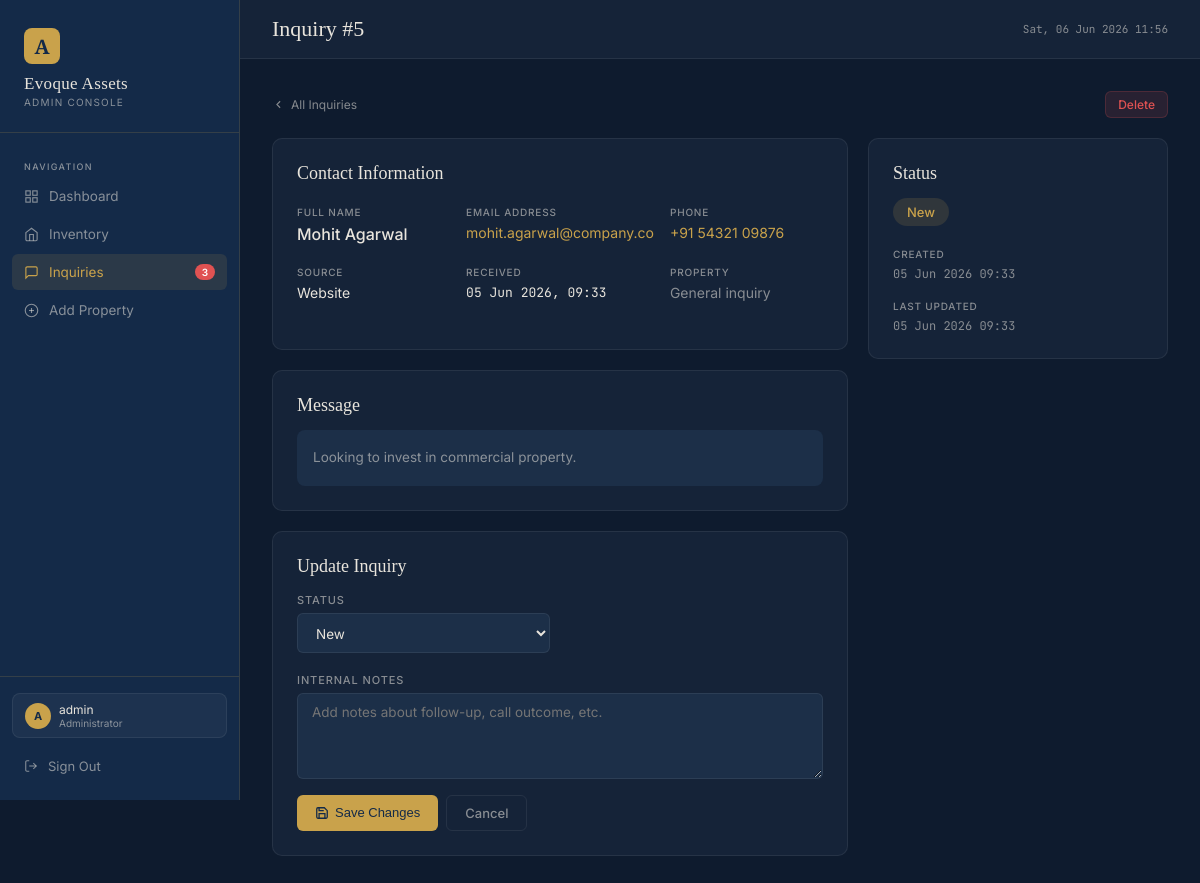
Screenshot of /admin-panel/inquiries/5/ (signed in) with the database file from the repository.
### core/models.py (models this page shows, shortened)
class Inquiry(models.Model):
    STATUS_CHOICES = [('new', 'New'), ('contacted', 'Contacted'), ('closed', 'Closed')]
    SOURCE_CHOICES = [('website', 'Website'), ('phone', 'Phone'), ('walk-in', 'Walk-In'), ('referral', 'Referral')]
    name        = models.CharField(max_length=100)
    email       = models.EmailField()
    phone       = models.CharField(max_length=20, blank=True)
    message     = models.TextField(blank=True)
    property    = models.ForeignKey(Property, null=True, blank=True, on_delete=models.SET_NULL, related_name='inquiries')
    property_ref= models.CharField(max_length=50, blank=True)  # if no FK
    status      = models.CharField(max_length=12, choices=STATUS_CHOICES, default='new')
    source      = models.CharField(max_length=20, choices=SOURCE_CHOICES, default='website')
    notes       = models.TextField(blank=True)
    created_at  = models.DateTimeField(auto_now_add=True)
    updated_at  = models.DateTimeField(auto_now=True)
    class Meta:
        ordering = ['-created_at']
        verbose_name_plural = 'Inquiries'

### core/views.py (the view)
# urls.py: path('inquiries/<int:pk>/',    views.inquiry_detail,  name='inquiry_detail'),
@login_required(login_url='/admin-panel/login/')
def inquiry_detail(request, pk):
    inq = get_object_or_404(Inquiry, pk=pk)
    if request.method == 'POST':
        inq.status = request.POST.get('status', inq.status)
        inq.notes  = request.POST.get('notes', inq.notes)
        inq.save()
        messages.success(request, 'Inquiry updated.')
        return redirect('inquiry_list')
    return render(request, 'core/inquiry_detail.html', {'inq': inq})

### core/views.py (called while the page is built)
def admin_context(request):
    if request.user.is_authenticated and request.user.is_staff:
        new_inq_count = Inquiry.objects.filter(status='new').count()
        return {'new_inq_count': new_inq_count}
    return {}

### templates/core/inquiry_detail.html (shortened to what this page needs)
{% extends "core/base.html" %}
{% block page_title %}Inquiry #{{ inq.pk }}{% endblock %}
{% block content %}
<div style="display:flex;align-items:center;justify-content:space-between;margin-bottom:20px;">
  <a href="{% url 'inquiry_list' %}" class="back-link" style="margin-bottom:0;">
    <svg width="13" height="13" viewBox="0 0 24 24" fill="none" stroke="currentColor" stroke-width="2"><polyline points="15 18 9 12 15 6"/></svg>
    All Inquiries
  </a>
  <a href="{% url 'inquiry_delete' inq.pk %}" class="btn btn-danger btn-sm">Delete</a>
</div>
<div style="display:grid;grid-template-columns:1fr 300px;gap:20px;align-items:start;">
  <div>
    <div class="card" style="margin-bottom:20px;">
      <div class="card-title" style="margin-bottom:16px;">Contact Information</div>
      <div class="detail-grid">
        <div class="detail-item">
          <label>Full Name</label>
          <div class="detail-value" style="font-size:16px;font-weight:500;">{{ inq.name }}</div>
        </div>
        <div class="detail-item">
          <label>Email Address</label>
          <div class="detail-value">
            <a href="mailto:{{ inq.email }}" style="color:var(--gold);text-decoration:none;">{{ inq.email }}</a>
          </div>
        </div>
        <div class="detail-item">
          <label>Phone</label>
          <div class="detail-value">
            {% if inq.phone %}
              <a href="tel:{{ inq.phone }}" style="color:var(--gold);text-decoration:none;">{{ inq.phone }}</a>
            {% else %}—{% endif %}
          </div>
        </div>
        <div class="detail-item">
          <label>Source</label>
          <div class="detail-value">{{ inq.get_source_display }}</div>
        </div>
        <div class="detail-item">
          <label>Received</label>
          <div class="detail-value mono" style="font-size:13px;">{{ inq.created_at|date:"d M Y, H:i" }}</div>
        </div>
        <div class="detail-item">
          <label>Property</label>
          <div class="detail-value">
            {% if inq.property %}
              <a href="{% url 'property_detail' inq.property.pk %}" style="color:var(--gold);text-decoration:none;">
                {{ inq.property.property_id }} — {{ inq.property.title|truncatechars:30 }}
              </a>
            {% elif inq.property_ref %}
              <span class="mono">{{ inq.property_ref }}</span>
            {% else %}
              <span class="text-muted">General inquiry</span>
            {% endif %}
          </div>
        </div>
      </div>
    </div>
    {% if inq.message %}
    <div class="card" style="margin-bottom:20px;">
      <div class="card-title" style="margin-bottom:14px;">Message</div>
      <div style="font-size:13.5px;line-height:1.75;color:var(--text-muted);background:var(--surface2);border-radius:8px;padding:16px;">{{ inq.message }}</div>
    </div>
    {% endif %}
    <div class="card">
      <div class="card-title" style="margin-bottom:16px;">Update Inquiry</div>
      <form method="post">
        <div class="form-grid">
          <div class="form-group">
            <label>Status</label>
            <select name="status">
              <option value="new" {% if inq.status == 'new' %}selected{% endif %}>New</option>
            </select>
          </div>
          <div class="form-group full">
            <label>Internal Notes</label>
            <textarea name="notes" rows="4" placeholder="Add notes about follow-up, call outcome, etc.">{{ inq.notes }}</textarea>
          </div>
        </div>
        <div style="margin-top:16px;display:flex;gap:8px;">
          <button type="submit" class="btn btn-gold">
            <svg width="14" height="14" viewBox="0 0 24 24" fill="none" stroke="currentColor" stroke-width="2.2"><path d="M19 21H5a2 2 0 01-2-2V5a2 2 0 012-2h11l5 5v11a2 2 0 01-2 2z"/><polyline points="17 21 17 13 7 13 7 21"/><polyline points="7 3 7 8 15 8"/></svg>
            Save Changes
          </button>
          <a href="{% url 'inquiry_list' %}" class="btn btn-outline">Cancel</a>
        </div>
      </form>
    </div>
  </div>
  <div>
    <div class="card" style="margin-bottom:16px;">
      <div class="card-title" style="margin-bottom:14px;">Status</div>
      <div style="margin-bottom:16px;">
        <span class="pill pill-{{ inq.status }}" style="font-size:13px;padding:6px 14px;">{{ inq.get_status_display }}</span>
      </div>
      <div class="detail-item" style="margin-bottom:12px;">
        <label>Created</label>
        <div class="mono" style="margin-top:4px;font-size:12px;">{{ inq.created_at|date:"d M Y H:i" }}</div>
      </div>
      <div class="detail-item">
        <label>Last Updated</label>
        <div class="mono" style="margin-top:4px;font-size:12px;">{{ inq.updated_at|date:"d M Y H:i" }}</div>
      </div>
    </div>
  </div>
</div>
{% endblock %}

### templates/core/base.html (shortened to what this page needs)
<!DOCTYPE html>
<html lang="en">
<head>
</head>
<body>
{% block body %}
{% if user.is_authenticated %}
  <nav class="sidebar">
    <div class="sidebar__brand">
      <div class="brand-mark">A</div>
      <div class="brand-name">Evoque Assets</div>
      <div class="brand-sub">Admin Console</div>
    </div>
    <div class="sidebar__nav">
      <div class="nav-section-label">Navigation</div>
      <a href="{% url 'admin_dashboard' %}" class="nav-item {% if request.resolver_match.url_name == 'admin_dashboard' or request.resolver_match.url_name == 'admin_root' %}active{% endif %}">
        <svg width="15" height="15" viewBox="0 0 24 24" fill="none" stroke="currentColor" stroke-width="1.8"><rect x="3" y="3" width="7" height="7"/><rect x="14" y="3" width="7" height="7"/><rect x="3" y="14" width="7" height="7"/><rect x="14" y="14" width="7" height="7"/></svg>
        Dashboard
      </a>
      <a href="{% url 'inventory_list' %}" class="nav-item {% if 'inventory' in request.resolver_match.url_name %}active{% endif %}">
        <svg width="15" height="15" viewBox="0 0 24 24" fill="none" stroke="currentColor" stroke-width="1.8"><path d="M3 9l9-7 9 7v11a2 2 0 01-2 2H5a2 2 0 01-2-2z"/><polyline points="9 22 9 12 15 12 15 22"/></svg>
        Inventory
      </a>
      <a href="{% url 'inquiry_list' %}" class="nav-item {% if 'inquiry' in request.resolver_match.url_name %}active{% endif %}">
        <svg width="15" height="15" viewBox="0 0 24 24" fill="none" stroke="currentColor" stroke-width="1.8"><path d="M21 15a2 2 0 01-2 2H7l-4 4V5a2 2 0 012-2h14a2 2 0 012 2z"/></svg>
        Inquiries
        {% if new_inq_count %}<span class="nav-badge">{{ new_inq_count }}</span>{% endif %}
      </a>
      <a href="{% url 'property_add' %}" class="nav-item {% if request.resolver_match.url_name == 'property_add' %}active{% endif %}">
        <svg width="15" height="15" viewBox="0 0 24 24" fill="none" stroke="currentColor" stroke-width="1.8"><circle cx="12" cy="12" r="10"/><line x1="12" y1="8" x2="12" y2="16"/><line x1="8" y1="12" x2="16" y2="12"/></svg>
        Add Property
      </a>
    </div>
    <div class="sidebar__footer">
      <div class="user-chip" style="margin-bottom:10px; padding:8px 12px; border-radius:8px; background:rgba(255,255,255,.04); border:1px solid var(--border2);">
        <div class="user-avatar">{{ user.username|first|upper }}</div>
        <div>
          <div style="font-size:12px;color:var(--text);">{{ user.username }}</div>
          <div style="font-size:10px;color:var(--text-muted);">Administrator</div>
        </div>
      </div>
      <a href="{% url 'admin_logout' %}" class="logout-btn">
        <svg width="14" height="14" viewBox="0 0 24 24" fill="none" stroke="currentColor" stroke-width="1.8"><path d="M9 21H5a2 2 0 01-2-2V5a2 2 0 012-2h4"/><polyline points="16 17 21 12 16 7"/><line x1="21" y1="12" x2="9" y2="12"/></svg>
        Sign Out
      </a>
    </div>
  </nav>
  <div class="main">
    <div class="topbar">
      <h1>{% block page_title %}Dashboard{% endblock %}</h1>
      <div class="topbar-right">
        <div style="font-size:11px;color:var(--text-muted);font-family:var(--ff-mono);">
          {% now "D, d M Y H:i" %}
        </div>
      </div>
    </div>
    <div class="content">
      {% block content %}{% endblock %}
    </div>
  </div>
{% else %}
  {% block body_auth %}{% endblock %}
{% endif %}
{% endblock %}
</body>
</html>

### rows the page displays
Inquiry: pk "5", name "Mohit Agarwal", email "mohit.agarwal@company.co", phone "+91 54321 09876", source "Website", created_at "05 Jun 2026, 09:33", message "Looking to invest in commercial property.", status "New", created_at "05 Jun 2026 09:33", updated_at "05 Jun 2026 09:33"

### other values shown
{{ new_inq_count }} "3"
{{ user.username|first|upper }} "A"
{{ user.username }} "admin"
